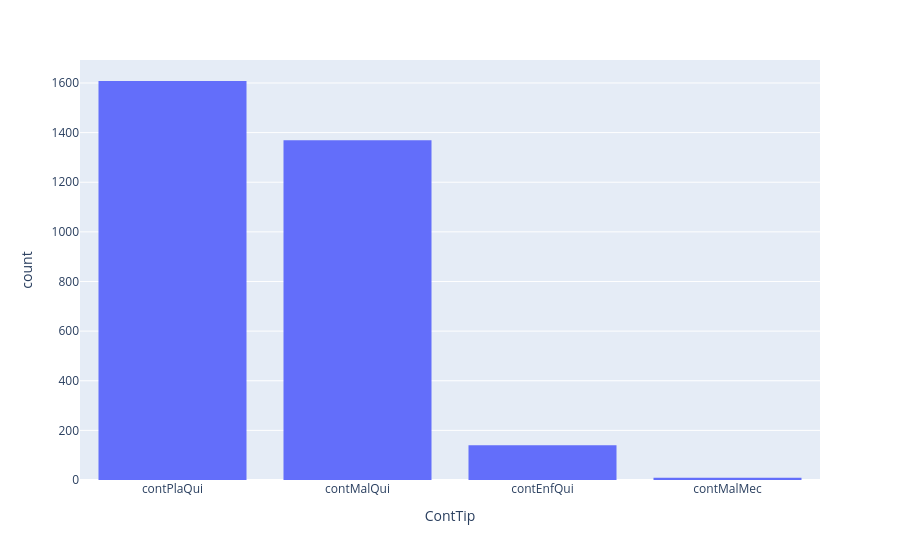

The cell this chart's notebook holds for it:
### Code cell
# Se grafican los 4 tipos de controles del datafame Controls 
# =================================================================
df = px.data.tips()
fig = px.histogram(controlesEnEventos, x="ContTip")
fig.show()

### Figure 1 — Plotly figure (JSON) as saved in the notebook; plotly's stock layout.template omitted (floating-point values rounded to 4 significant figures; data arrays with more than 128 entries replaced by an {"elided": "..."} marker saying what was removed)
{"data": [{"alignmentgroup": "True", "bingroup": "x", "hovertemplate": "ContTip=%{x}<br>count=%{y}<extra></extra>", "legendgroup": "", "marker": {"color": "#636efa", "pattern": {"shape": ""}}, "name": "", "offsetgroup": "", "orientation": "v", "showlegend": false, "type": "histogram", "x": {"elided": "3172 str values"}, "xaxis": "x", "yaxis": "y"}], "layout": {"barmode": "relative", "legend": {"tracegroupgap": 0}, "margin": {"t": 60}, "xaxis": {"anchor": "y", "domain": [0, 1], "title": {"text": "ContTip"}}, "yaxis": {"anchor": "x", "domain": [0, 1], "title": {"text": "count"}}}}
